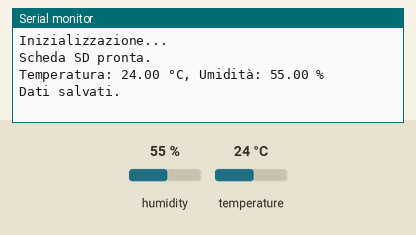
Simulated run of this sketch. Board: ESP32. Shown: the last lines printed to the serial monitor. Inputs (shaded band) come from the test bench; at power-on: humidity 55 %, temperature 24 °C. Storage starts empty.

Above: at 1.2 s.
1.3 s: humidity set to 22 %
At 3.0 s:
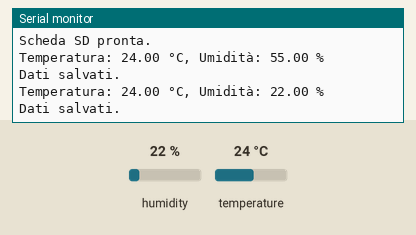
4.0 s: temperature set to 12 °C
At 5.1 s:
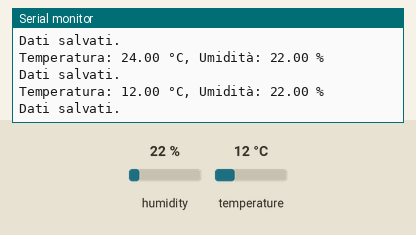
6.7 s: humidity set to 40 %
At 9.3 s:
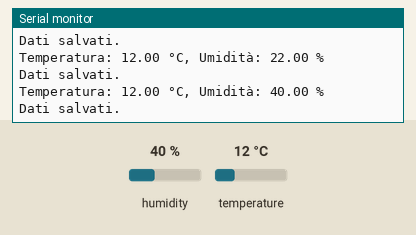
Timing chart, 0 to 10.8 s (numbered marks = the images above; inputs shaded):
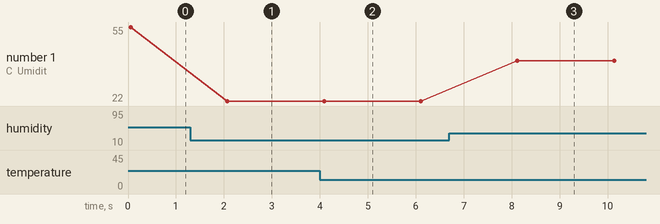

Measured:
- after the input at 1.3 s, the serial monitor: prints a new line after 0.77 s (image 1)
- after the input at 4.0 s, the serial monitor: prints a new line after 0.09 s (image 2)
- after the input at 6.7 s, the serial monitor: prints a new line after 1.4 s (image 3)
- plotted number 1: 55 → 22 after the input at 1.3 s, 22 → 40 after the input at 6.7 s

The sketch:

UsbToTTL.ino
```cpp
#include <DHT.h>
#include <SPI.h>
#include <SD.h>

// Pin del sensore e tipo di sensore
#define DHTPIN 4
#define DHTTYPE DHT22

// Pin per il modulo SD
#define SD_CS 35

// Inizializza il sensore e il file SD
DHT dht(DHTPIN, DHTTYPE);
File dataFile;

void setup() {
  // Inizializzazione Serial Monitor
  Serial.begin(115200);
  Serial.println("Inizializzazione...");

  // Inizializza il sensore DHT
  dht.begin();

  SD.begin();

  // Inizializza la SD
  if (!SD.begin()) {
    Serial.println("Errore nell'inizializzazione della SD!");
    while (true);
  }

  Serial.println("Scheda SD pronta.");

  //apre il file per salvare i dati
  dataFile = SD.open("dati.csv", FILE_WRITE);
  if (dataFile) {
    dataFile.println("Temperatura (°C),Umidità (%)");
    dataFile.close();
  } else {
    Serial.println("Errore nell'apertura del file.");
    while (true); // Blocco il programma
  }
}

void loop() {
  // Legge i valori dal sensore
  float temperatura = dht.readTemperature();
  float umidita = dht.readHumidity();

  // Mostra i valori nel Serial Monitor
  Serial.print("Temperatura: ");
  Serial.print(temperatura);
  Serial.print(" °C, Umidità: ");
  Serial.print(umidita);
  Serial.println(" %");

  // Salva i valori nella scheda SD
  dataFile = SD.open("dati.csv", FILE_WRITE);
  if (dataFile) {
    dataFile.print(temperatura);
    dataFile.print(",");
    dataFile.println(umidita);
    dataFile.close();
    Serial.println("Dati salvati.");
  } else {
    Serial.println("Errore nell'apertura del file.");
  }

  // Aspetta 2 secondi prima della prossima lettura
  delay(2000);

}
```
